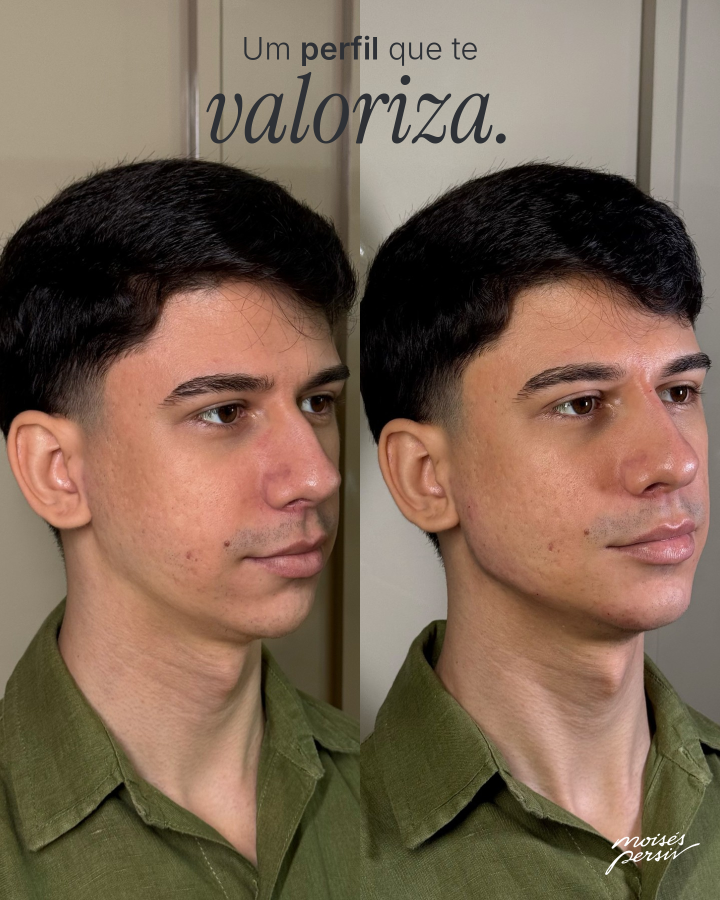
#> input picture brand/antes-depois/gerados/perfil-valoriza-4x5.jpg, 1440 x 1800 px, given in place of 11.jpg, which was not available (shown at 1/2 size)
$ python respiro.py perfil-valoriza-4x5.jpg
#> lines starting #> are read from the running program, lines starting #| are printed output that depends on the picture
import numpy as np, sys
from PIL import Image
SP='/tmp/claude-0/-home-user-claude/2fe0263b-8b87-5d83-9885-629a1898bc55/scratchpad/'
IMG='/tmp/claude-0/-home-user-claude/2fe0263b-8b87-5d83-9885-629a1898bc55/images/'
OUT='/home/user/claude/brand/antes-depois/gerados/final/'
C=np.array([0xC7,0xCD,0xD3])/255
lum=lambda x: x[...,0]*0.2126+x[...,1]*0.7152+x[...,2]*0.0722
SH,EXT,CW=1960,290,900          # 4:5 -> 1800 x 2250
mode=sys.argv[1] if len(sys.argv)>1 else 'espelho'
cols=[]
for f,x0,y0 in [('11.jpg',40,0),('12.jpg',25,40)]:
    im=Image.open(IMG+f); icc=im.info.get('icc_profile')
#> further down, im is the input picture: PIL image 1440x1800 RGB; mean R, G, B 123, 101, 83
    I=np.asarray(im.convert('RGB')).astype(float)/255
    a=np.asarray(Image.open(SP+f'm_birefnet-portrait_{f[:2]}.png')).astype(float)/255
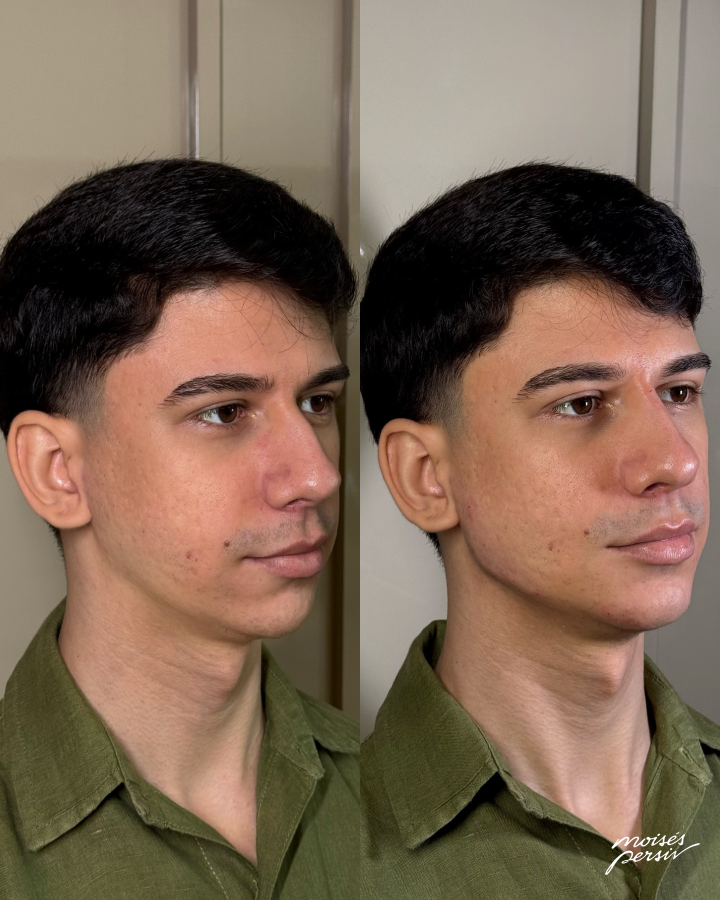
#> input picture brand/antes-depois/gerados/antes-depois-4x5.png, 1440 x 1800 px, given in place of m_birefnet-portrait_11.png, which was not available (shown at 1/2 size)
    I=I[y0:y0+SH,x0:x0+CW]; a=a[y0:y0+SH,x0:x0+CW]
#> after `I = I[y0:y0 + SH, x0:x0 + CW]`:
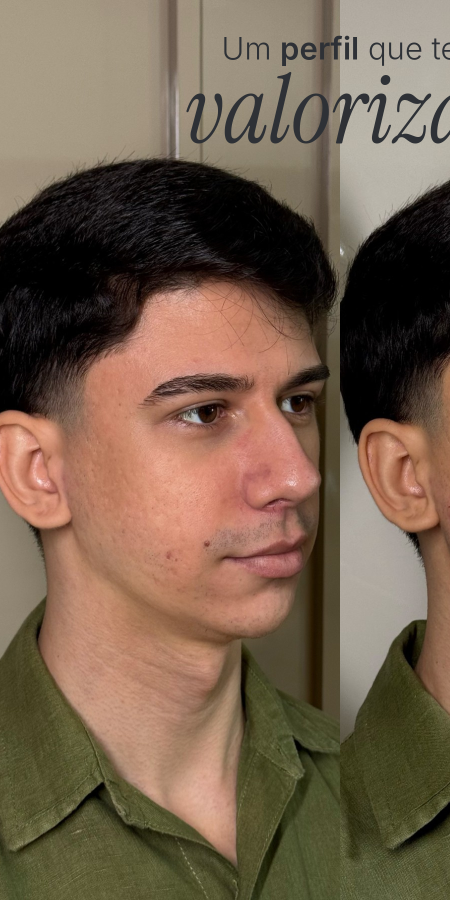
#> I: shape (1800, 900, 3) float64 (shown at 1/2 size); mean R, G, B 0.459, 0.378, 0.304
    if mode=='espelho':
        top=I[1:EXT+1][::-1]
    else:  # esticar: continua as linhas verticais da parede
        m0=I[:6].mean(0); m1=I[120:130].mean(0)
#> after `m0 = I[:6].mean(0)`: m0 = 900 rows, first 8: [0.656, 0.608, 0.522], [0.65, 0.603, 0.516], [0.645, 0.598, 0.512], [0.647, 0.6, 0.514], [0.654, 0.607, 0.52], [0.657, 0.61, 0.524], [0.654, 0.607, 0.52], [0.649, 0.602, 0.516]
#> after `m1 = I[120:130].mean(0)`: m1 = 900 rows, first 8: [0.66, 0.613, 0.527], [0.661, 0.614, 0.528], [0.662, 0.615, 0.529], [0.661, 0.614, 0.527], [0.657, 0.61, 0.524], [0.656, 0.609, 0.523], [0.658, 0.611, 0.525], [0.66, 0.613, 0.527]
        slope=(m1-m0)/122
#> slope = 900 rows, first 8: [3.96e-05, 3.96e-05, 3.96e-05], [9.43e-05, 9.43e-05, 9.43e-05], [0.000141, 0.000141, 0.000141], [0.000113, 0.000113, 0.000113], [3e-05, 3e-05, 3e-05], [-6.43e-06, -6.43e-06, -6.43e-06], [3.96e-05, 3.96e-05, 3.96e-05], [9.32e-05, 9.32e-05, 9.32e-05]
        k=np.ones(81)/81                              # suaviza na horizontal, evita listras
        slope=np.stack([np.convolve(np.pad(slope[:,c],40,mode='edge'),k,'valid') for c in range(3)],1)
#> slope = 900 rows, first 8: [5.26e-05, 5.26e-05, 5.26e-05], [5.26e-05, 5.26e-05, 5.26e-05], [5.21e-05, 5.21e-05, 5.21e-05], [5.18e-05, 5.18e-05, 5.18e-05], [5.2e-05, 5.2e-05, 5.2e-05], [5.24e-05, 5.24e-05, 5.24e-05], [5.27e-05, 5.27e-05, 5.27e-05], [5.28e-05, 5.28e-05, 5.28e-05]
        m0=np.stack([np.convolve(np.pad(m0[:,c],1,mode='edge'),np.ones(3)/3,'valid') for c in range(3)],1)
#> m0 = 900 rows, first 8: [0.654, 0.607, 0.52], [0.65, 0.603, 0.517], [0.647, 0.6, 0.514], [0.649, 0.602, 0.515], [0.653, 0.605, 0.519], [0.655, 0.608, 0.521], [0.653, 0.606, 0.52], [0.653, 0.605, 0.519]
        d=np.arange(EXT,0,-1)[:,None,None]+2.5      # distância até a primeira linha real
        top=m0[None]-slope[None]*d*np.exp(-d/400)  # continua o degradê natural, amortecido
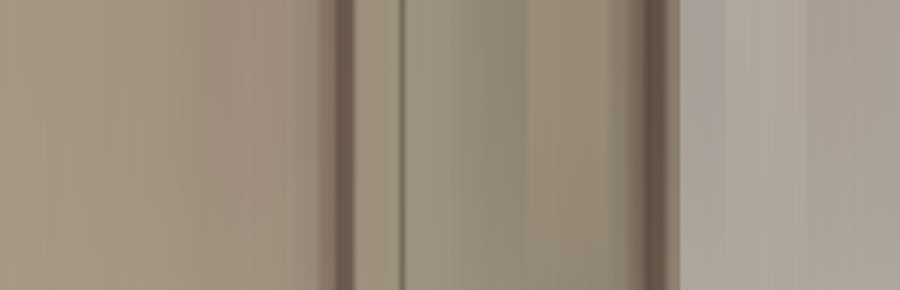
#> top: shape (290, 900, 3) float64; mean of channels 0, 1, 2 0.615, 0.567, 0.503; drawn as R, G, B
        top=np.clip(top,0,1)+np.random.default_rng(1).normal(0,0.004,(EXT,CW,3))
    I=np.concatenate([top,I]); a=np.concatenate([np.zeros((EXT,CW)),a])
#> after `I = np.concatenate([top, I])`:
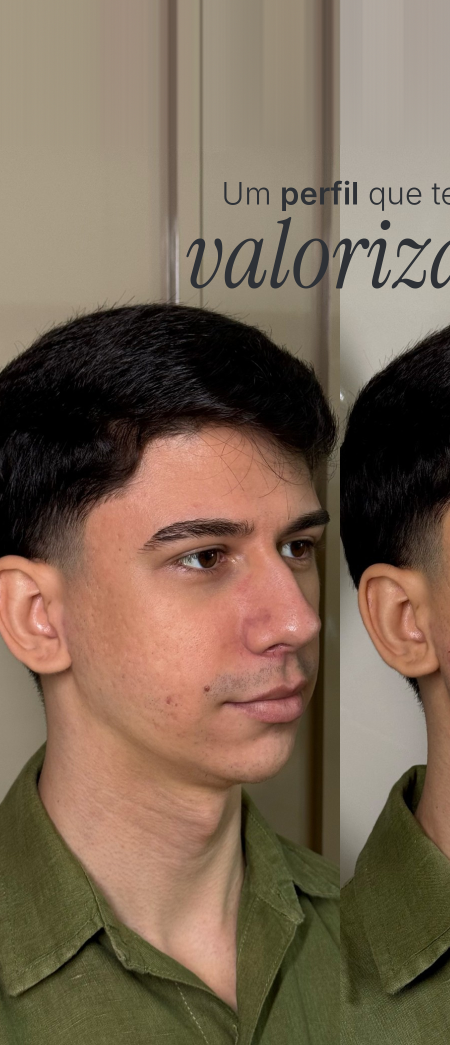
#> I: shape (2090, 900, 3) float64 (shown at 1/2 size); mean of channels 0, 1, 2 0.481, 0.405, 0.332; drawn as R, G, B
#> (the run stopped early here; a loop or call above may not have finished)
